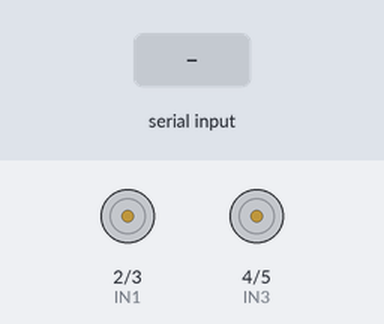
A sketch run on a simulated Arduino Uno, built with avr-gcc and run on an emulated ATmega328P. On the bench: motor-driver pin pairs drawn as motors (green arrow = first pin HIGH = forward, orange = second pin HIGH = backward, longer = more drive, scaled by the enable pin). Inputs (shaded band) come from the test bench.

Above: at 1.2 s.
1.3 s: "U" received over Serial
At 2.2 s:
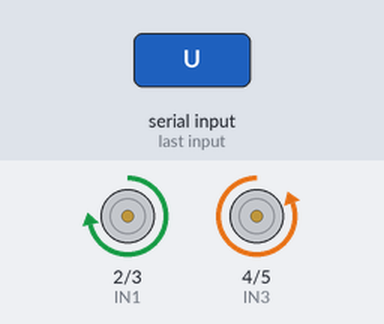
2.8 s: "D" received over Serial
At 3.3 s:
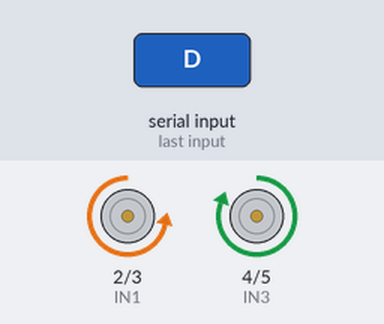
4.3 s: "L" received over Serial
At 5.5 s:
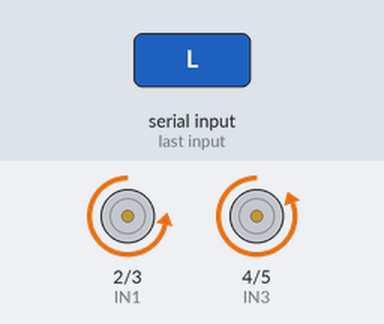
5.8 s: "R" received over Serial
At 6.8 s:
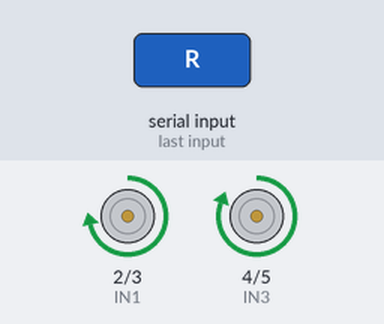
Timing chart, 0 to 8.3 s (numbered marks = the images above; inputs shaded):
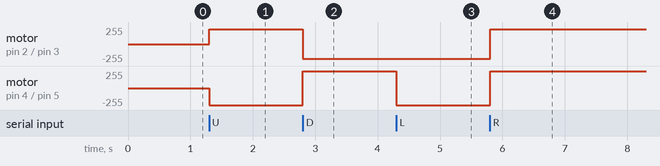

The sketch:

manual_control.ino
```cpp
#include <Arduino.h>

// ====== PINES PWM (SEGÚN LO QUE ME DIJISTE) ======
#define ENA 11   // Velocidad Motor A
#define ENB 12   // Velocidad Motor B

// ====== PINES DE DIRECCIÓN ======
#define IN1 2
#define IN2 3
#define IN3 4
#define IN4 5

// ====== PARÁMETROS DE VELOCIDAD ======
int baseSpeed = 220;   // velocidad general (0–255)
int balance   = 25;   // cuánto se corrige el lado débil/fuerte

// Si tu carro gira a la IZQUIERDA → balance positivo
// Si gira a la DERECHA → balance negativo

// ===============================
//       FUNCIONES DE MOVIMIENTO
// ===============================

// AVANZAR RECTO (CON PWM)
void forward(){
  // Direcciones (según corrección previa)
  digitalWrite(IN1, HIGH);
  digitalWrite(IN2, LOW);

  digitalWrite(IN3, LOW);
  digitalWrite(IN4, HIGH);

  // Velocidades con corrección
  analogWrite(ENA, baseSpeed);
  analogWrite(ENB, baseSpeed - balance);
}

// RETROCEDER RECTO
void backward(){
  digitalWrite(IN1, LOW);
  digitalWrite(IN2, HIGH);

  digitalWrite(IN3, HIGH);
  digitalWrite(IN4, LOW);

  analogWrite(ENA, baseSpeed);
  analogWrite(ENB, baseSpeed - balance);
}

// GIRAR IZQUIERDA (SIN PWM, GIRO FUERTE)
void leftTurn(){
  digitalWrite(IN1, LOW);
  digitalWrite(IN2, HIGH);

  digitalWrite(IN3, LOW);
  digitalWrite(IN4, HIGH);

  analogWrite(ENA, baseSpeed);
  analogWrite(ENB, baseSpeed);
}

// GIRAR DERECHA
void rightTurn(){
  digitalWrite(IN1, HIGH);
  digitalWrite(IN2, LOW);

  digitalWrite(IN3, HIGH);
  digitalWrite(IN4, LOW);

  analogWrite(ENA, baseSpeed);
  analogWrite(ENB, baseSpeed);
}

// DETENER
void stopCar(){
  digitalWrite(IN1, LOW);
  digitalWrite(IN2, LOW);
  digitalWrite(IN3, LOW);
  digitalWrite(IN4, LOW);

  analogWrite(ENA, 0);
  analogWrite(ENB, 0);
}

// ===============================
//              SETUP
// ===============================
void setup() {
  Serial.begin(9600);

  pinMode(ENA, OUTPUT);
  pinMode(ENB, OUTPUT);

  pinMode(IN1, OUTPUT);
  pinMode(IN2, OUTPUT);
  pinMode(IN3, OUTPUT);
  pinMode(IN4, OUTPUT);

  stopCar();
}

// ===============================
//               LOOP
// ===============================
void loop() {
  if (Serial.available()) {
    char c = Serial.read();

    if      (c == 'U') forward();
    else if (c == 'D') backward();
    else if (c == 'L') leftTurn();
    else if (c == 'R') rightTurn();
    else if (c == 'S') stopCar();
  }
}
```

Measured:
- after the input at 1.3 s, motor on pin 2 (IN1) / pin 3 (IN2): stopped → forward 220/255 at once; motor on pin 4 (IN3) / pin 5 (IN4): stopped → backward 255/255 at once
- after the input at 2.8 s, motor on pin 2 (IN1) / pin 3 (IN2): forward 220/255 → backward 220/255 at once; motor on pin 4 (IN3) / pin 5 (IN4): backward 255/255 → forward 255/255 at once
- after the input at 4.3 s, motor on pin 4 (IN3) / pin 5 (IN4): forward 255/255 → backward 255/255 at once
- after the input at 5.8 s, motor on pin 2 (IN1) / pin 3 (IN2): backward 220/255 → forward 220/255 at once; motor on pin 4 (IN3) / pin 5 (IN4): backward 255/255 → forward 255/255 at once
